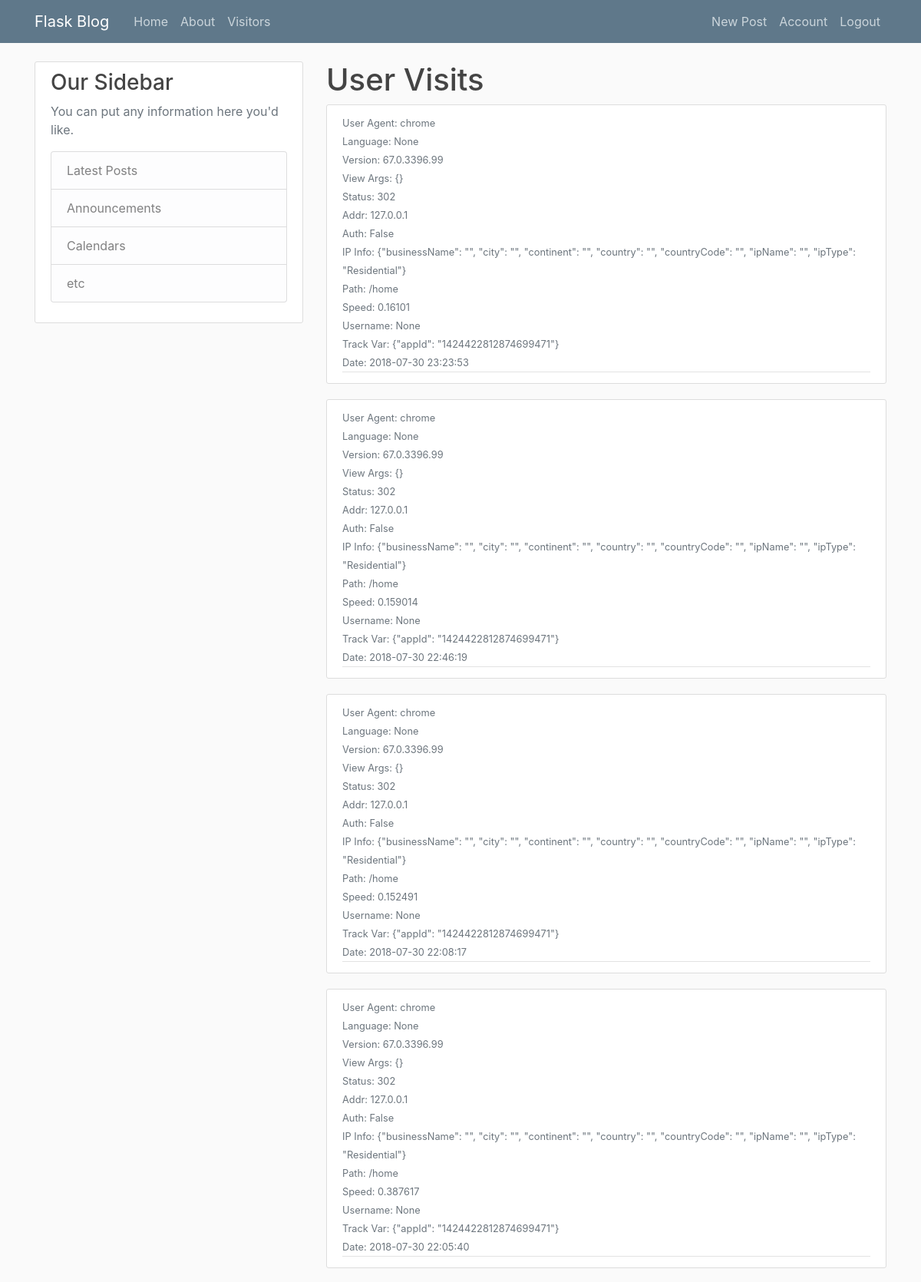
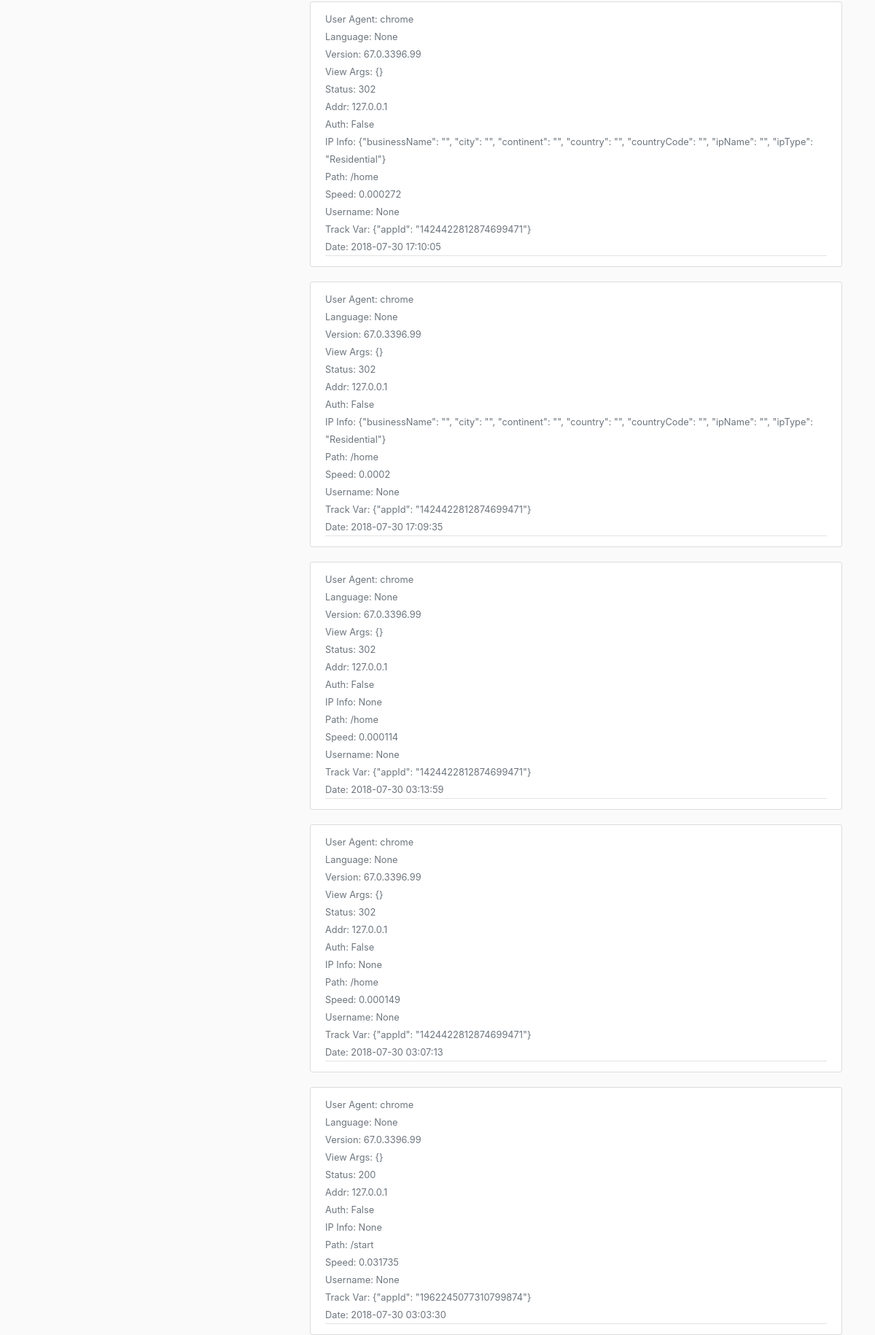
The app's page /visitors (signed in, upper part) with its own data (2 pictures, top to bottom).
### flaskblog/models.py (models this page shows, shortened)
class FlaskUsage(db.Model):
    id = db.Column(db.Integer, primary_key=True)
    url = db.Column(db.String(128))
    ua_browser = db.Column(db.String(16))
    ua_language = db.Column(db.String(16))
    ua_platform = db.Column(db.String(16))
    ua_version = db.Column(db.String(16))
    blueprint = db.Column(db.String(16))
    view_args = db.Column(db.String(64))
    status = db.Column(db.Integer)
    remote_addr = db.Column(db.String(24))
    xforwardedfor = db.Column(db.String(24))
    authorization = db.Column(db.Boolean)
    ip_info = db.Column(db.String(1024))
    path = db.Column(db.String(32))
    speed = db.Column(db.Float)
    datetime = db.Column(db.DateTime)
    username = db.Column(db.String(128))
    track_var = db.Column(db.String(128))

### flaskblog/visits/routes.py (the view)
@visits.route("/visitors")
@login_required
def visitors():
    visitors = FlaskUsage.query.order_by(FlaskUsage.datetime.desc())
    return render_template('visitors.html', title='Visitors', visits=visitors)

### flaskblog/models.py (called while the page is built)
@login_manager.user_loader
def load_user(user_id):
    return User.query.get(int(user_id))

### flaskblog/templates/visitors.html
{% extends "layout.html" %}
{% block content %}
    <h1>User Visits</h1>
    {% for visit in visits %}
        <article class="media content-section">
          <div class="media-body">
            <div class="article-metadata">
              <small class="text-muted">User Agent: {{ visit.ua_browser }}</small><br>
              <small class="text-muted">Language: {{ visit.ua_language }}</small><br>
              <small class="text-muted">Version: {{ visit.ua_version }}</small><br>
              <small class="text-muted">View Args: {{ visit.view_args }}</small><br>
              <small class="text-muted">Status: {{ visit.status }}</small><br>
              <small class="text-muted">Addr: {{ visit.remote_addr }}</small><br>
              <small class="text-muted">Auth: {{ visit.authorization }}</small><br>
              <small class="text-muted">IP Info: {{ visit.ip_info }}</small><br>
              <small class="text-muted">Path: {{ visit.path }}</small><br>
              <small class="text-muted">Speed: {{ visit.speed }}</small><br>
              <small class="text-muted">Username: {{ visit.username }}</small><br>
              <small class="text-muted">Track Var: {{ visit.track_var }}</small><br>
              <small class="text-muted">Date: {{ visit.datetime }}</small><br>
            </div>
          </div>
        </article>
    {% endfor %}
{% endblock content %}

### flaskblog/static/main.css (style rules this page uses)
body { background: #fafafa; color: #333333; margin-top: 5rem; }
h1, h2, h3, h4, h5, h6 { color: #444444; }
.content-section { background: #ffffff; padding: 10px 20px; border: 1px solid #dddddd; border-radius: 3px; margin-bottom: 20px; }
.article-metadata { padding-bottom: 1px; margin-bottom: 4px; border-bottom: 1px solid #e3e3e3 }

### records on screen
FlaskUsage: ua_browser "chrome", ua_language "None", ua_version "67.0.3396.99", view_args "{}", status "302", remote_addr "127.0.0.1", authorization "False", ip_info "{\"businessName\": \"\", \"city\": \"\", \"continent\": \"\", \"country\": \"\", \"countryCode\": \"\", \"ipName\": \"\", \"ipType\": \"Residential\"}", path "/home", speed "0.16101", username "None", track_var "{\"appId\": \"1424422812874699471\"}", datetime "2018-07-30 23:23:53"
FlaskUsage: ua_browser "chrome", ua_language "None", ua_version "67.0.3396.99", view_args "{}", status "302", remote_addr "127.0.0.1", authorization "False", ip_info "{\"businessName\": \"\", \"city\": \"\", \"continent\": \"\", \"country\": \"\", \"countryCode\": \"\", \"ipName\": \"\", \"ipType\": \"Residential\"}", path "/home", speed "0.159014", username "None", track_var "{\"appId\": \"1424422812874699471\"}", datetime "2018-07-30 22:46:19"
FlaskUsage: ua_browser "chrome", ua_language "None", ua_version "67.0.3396.99", view_args "{}", status "302", remote_addr "127.0.0.1", authorization "False", ip_info "{\"businessName\": \"\", \"city\": \"\", \"continent\": \"\", \"country\": \"\", \"countryCode\": \"\", \"ipName\": \"\", \"ipType\": \"Residential\"}", path "/home", speed "0.152491", username "None", track_var "{\"appId\": \"1424422812874699471\"}", datetime "2018-07-30 22:08:17"
FlaskUsage: ua_browser "chrome", ua_language "None", ua_version "67.0.3396.99", view_args "{}", status "302", remote_addr "127.0.0.1", authorization "False", ip_info "{\"businessName\": \"\", \"city\": \"\", \"continent\": \"\", \"country\": \"\", \"countryCode\": \"\", \"ipName\": \"\", \"ipType\": \"Residential\"}", path "/home", speed "0.387617", username "None", track_var "{\"appId\": \"1424422812874699471\"}", datetime "2018-07-30 22:05:40"
FlaskUsage: ua_browser "chrome", ua_language "None", ua_version "67.0.3396.99", view_args "{}", status "302", remote_addr "127.0.0.1", authorization "False", ip_info "{\"businessName\": \"\", \"city\": \"\", \"continent\": \"\", \"country\": \"\", \"countryCode\": \"\", \"ipName\": \"\", \"ipType\": \"Residential\"}", path "/home", speed "0.000272", username "None", track_var "{\"appId\": \"1424422812874699471\"}", datetime "2018-07-30 17:10:05"
FlaskUsage: ua_browser "chrome", ua_language "None", ua_version "67.0.3396.99", view_args "{}", status "302", remote_addr "127.0.0.1", authorization "False", ip_info "{\"businessName\": \"\", \"city\": \"\", \"continent\": \"\", \"country\": \"\", \"countryCode\": \"\", \"ipName\": \"\", \"ipType\": \"Residential\"}", path "/home", speed "0.0002", username "None", track_var "{\"appId\": \"1424422812874699471\"}", datetime "2018-07-30 17:09:35"
FlaskUsage: ua_browser "chrome", ua_language "None", ua_version "67.0.3396.99", view_args "{}", status "302", remote_addr "127.0.0.1", authorization "False", ip_info "None", path "/home", speed "0.000114", username "None", track_var "{\"appId\": \"1424422812874699471\"}", datetime "2018-07-30 03:13:59"
FlaskUsage: ua_browser "chrome", ua_language "None", ua_version "67.0.3396.99", view_args "{}", status "302", remote_addr "127.0.0.1", authorization "False", ip_info "None", path "/home", speed "0.000149", username "None", track_var "{\"appId\": \"1424422812874699471\"}", datetime "2018-07-30 03:07:13"
FlaskUsage: ua_browser "chrome", ua_language "None", ua_version "67.0.3396.99", view_args "{}", status "200", remote_addr "127.0.0.1", authorization "False", ip_info "None", path "/start", speed "0.031735", username "None", track_var "{\"appId\": \"1962245077310799874\"}", datetime "2018-07-30 03:03:30"
